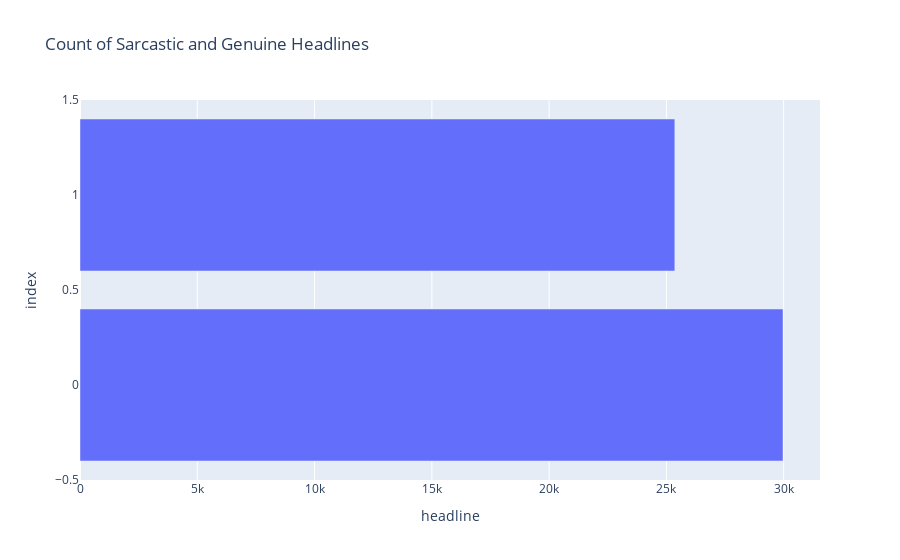

Notebook source saved alongside this figure:
### Markdown cell above
## Finding the Classes Balance/Imbalance

### Code cell
px.bar(data.groupby('is_sarcastic').count().reset_index(), x='headline',title='Count of Sarcastic and Genuine Headlines')

### Figure 1 — Plotly figure (JSON) as saved in the notebook; plotly's stock layout.template omitted (floating-point values rounded to 4 significant figures)
{"data": [{"alignmentgroup": "True", "hovertemplate": "headline=%{x}<br>index=%{y}<extra></extra>", "legendgroup": "", "marker": {"color": "#636efa", "pattern": {"shape": ""}}, "name": "", "offsetgroup": "", "orientation": "h", "showlegend": false, "textposition": "auto", "type": "bar", "x": [29970, 25358], "xaxis": "x", "y": [0, 1], "yaxis": "y"}], "layout": {"autosize": true, "barmode": "relative", "legend": {"tracegroupgap": 0}, "title": {"text": "Count of Sarcastic and Genuine Headlines"}, "xaxis": {"anchor": "y", "autorange": true, "domain": [0, 1], "range": [0, 31550.0], "title": {"text": "headline"}, "type": "linear"}, "yaxis": {"anchor": "x", "autorange": true, "domain": [0, 1], "range": [-0.5, 1.5], "title": {"text": "index"}, "type": "linear"}}}
